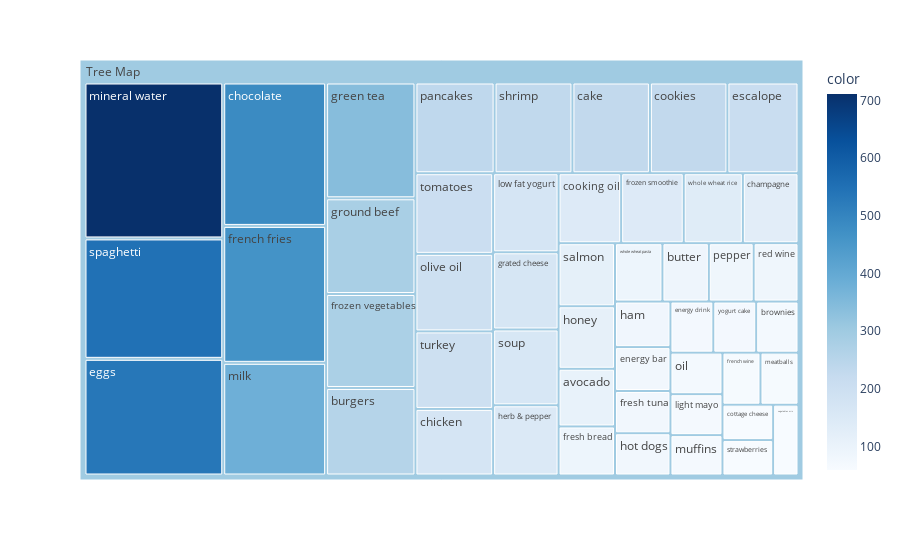

Notebook code for this chart:
### Markdown cell above
### Visualize the frequently occurring items

We can also visualize the frequently occurring items using TreeMap

### Code cell
# to have a same origin
df_table ["all"] = "Tree Map" 
# creating tree map using plotly
fig = px.treemap(df_table.head(50), path=['all', "items"], values='transactions',
                  color=df_table["transactions"].head(50), hover_data=['items'],
                  color_continuous_scale='Blues',
                )
# ploting the treemap
fig.show()

### Figure 1 — Plotly figure (JSON) as saved in the notebook; plotly's stock layout.template omitted (floating-point values rounded to 4 significant figures)
{"data": [{"branchvalues": "total", "customdata": [["avocado", 107], ["brownies", 71], ["burgers", 257], ["butter", 89], ["cake", 231], ["champagne", 128], ["chicken", 170], ["chocolate", 485], ["cookies", 231], ["cooking oil", 144], ["cottage cheese", 59], ["eggs", 532], ["energy bar", 80], ["energy drink", 72], ["escalope", 212], ["french fries", 463], ["french wine", 65], ["fresh bread", 91], ["fresh tuna", 77], ["frozen smoothie", 144], ["frozen vegetables", 276], ["grated cheese", 166], ["green tea", 340], ["ground beef", 281], ["ham", 83], ["herb & pepper", 151], ["honey", 116], ["hot dogs", 77], ["light mayo", 70], ["low fat yogurt", 170], ["meatballs", 65], ["milk", 381], ["mineral water", 711], ["muffins", 69], ["oil", 71], ["olive oil", 198], ["pancakes", 236], ["pepper", 86], ["red wine", 86], ["salmon", 117], ["shrimp", 232], ["soup", 163], ["spaghetti", 549], ["strawberries", 59], ["tomatoes", 206], ["turkey", 198], ["vegetables mix", 59], ["whole wheat pasta", 91], ["whole wheat rice", 136], ["yogurt cake", 72], ["(?)", 300.0]], "domain": {"x": [0, 1], "y": [0, 1]}, "hovertemplate": "labels=%{label}<br>transactions=%{value}<br>parent=%{parent}<br>id=%{id}<br>items=%{customdata[0]}<br>color=%{color}<extra></extra>", "ids": ["Tree Map/avocado", "Tree Map/brownies", "Tree Map/burgers", "Tree Map/butter", "Tree Map/cake", "Tree Map/champagne", "Tree Map/chicken", "Tree Map/chocolate", "Tree Map/cookies", "Tree Map/cooking oil", "Tree Map/cottage cheese", "Tree Map/eggs", "Tree Map/energy bar", "Tree Map/energy drink", "Tree Map/escalope", "Tree Map/french fries", "Tree Map/french wine", "Tree Map/fresh bread", "Tree Map/fresh tuna", "Tree Map/frozen smoothie", "Tree Map/frozen vegetables", "Tree Map/grated cheese", "Tree Map/green tea", "Tree Map/ground beef", "Tree Map/ham", "Tree Map/herb & pepper", "Tree Map/honey", "Tree Map/hot dogs", "Tree Map/light mayo", "Tree Map/low fat yogurt", "Tree Map/meatballs", "Tree Map/milk", "Tree Map/mineral water", "Tree Map/muffins", "Tree Map/oil", "Tree Map/olive oil", "Tree Map/pancakes", "Tree Map/pepper", "Tree Map/red wine", "Tree Map/salmon", "Tree Map/shrimp", "Tree Map/soup", "Tree Map/spaghetti", "Tree Map/strawberries", "Tree Map/tomatoes", "Tree Map/turkey", "Tree Map/vegetables mix", "Tree Map/whole wheat pasta", "Tree Map/whole wheat rice", "Tree Map/yogurt cake", "Tree Map"], "labels": ["avocado", "brownies", "burgers", "butter", "cake", "champagne", "chicken", "chocolate", "cookies", "cooking oil", "cottage cheese", "eggs", "energy bar", "energy drink", "escalope", "french fries", "french wine", "fresh bread", "fresh tuna", "frozen smoothie", "frozen vegetables", "grated cheese", "green tea", "ground beef", "ham", "herb & pepper", "honey", "hot dogs", "light mayo", "low fat yogurt", "meatballs", "milk", "mineral water", "muffins", "oil", "olive oil", "pancakes", "pepper", "red wine", "salmon", "shrimp", "soup", "spaghetti", "strawberries", "tomatoes", "turkey", "vegetables mix", "whole wheat pasta", "whole wheat rice", "yogurt cake", "Tree Map"], "marker": {"coloraxis": "coloraxis", "colors": [107, 71, 257, 89, 231, 128, 170, 485, 231, 144, 59, 532, 80, 72, 212, 463, 65, 91, 77, 144, 276, 166, 340, 281, 83, 151, 116, 77, 70, 170, 65, 381, 711, 69, 71, 198, 236, 86, 86, 117, 232, 163, 549, 59, 206, 198, 59, 91, 136, 72, 300.0]}, "name": "", "parents": ["Tree Map", "Tree Map", "Tree Map", "Tree Map", "Tree Map", "Tree Map", "Tree Map", "Tree Map", "Tree Map", "Tree Map", "Tree Map", "Tree Map", "Tree Map", "Tree Map", "Tree Map", "Tree Map", "Tree Map", "Tree Map", "Tree Map", "Tree Map", "Tree Map", "Tree Map", "Tree Map", "Tree Map", "Tree Map", "Tree Map", "Tree Map", "Tree Map", "Tree Map", "Tree Map", "Tree Map", "Tree Map", "Tree Map", "Tree Map", "Tree Map", "Tree Map", "Tree Map", "Tree Map", "Tree Map", "Tree Map", "Tree Map", "Tree Map", "Tree Map", "Tree Map", "Tree Map", "Tree Map", "Tree Map", "Tree Map", "Tree Map", "Tree Map", ""], "type": "treemap", "values": [107, 71, 257, 89, 231, 128, 170, 485, 231, 144, 59, 532, 80, 72, 212, 463, 65, 91, 77, 144, 276, 166, 340, 281, 83, 151, 116, 77, 70, 170, 65, 381, 711, 69, 71, 198, 236, 86, 86, 117, 232, 163, 549, 59, 206, 198, 59, 91, 136, 72, 9223]}], "layout": {"coloraxis": {"colorbar": {"title": {"text": "color"}}, "colorscale": [[0, "rgb(247,251,255)"], [0.125, "rgb(222,235,247)"], [0.25, "rgb(198,219,239)"], [0.375, "rgb(158,202,225)"], [0.5, "rgb(107,174,214)"], [0.625, "rgb(66,146,198)"], [0.75, "rgb(33,113,181)"], [0.875, "rgb(8,81,156)"], [1, "rgb(8,48,107)"]]}, "legend": {"tracegroupgap": 0}, "margin": {"t": 60}}}
